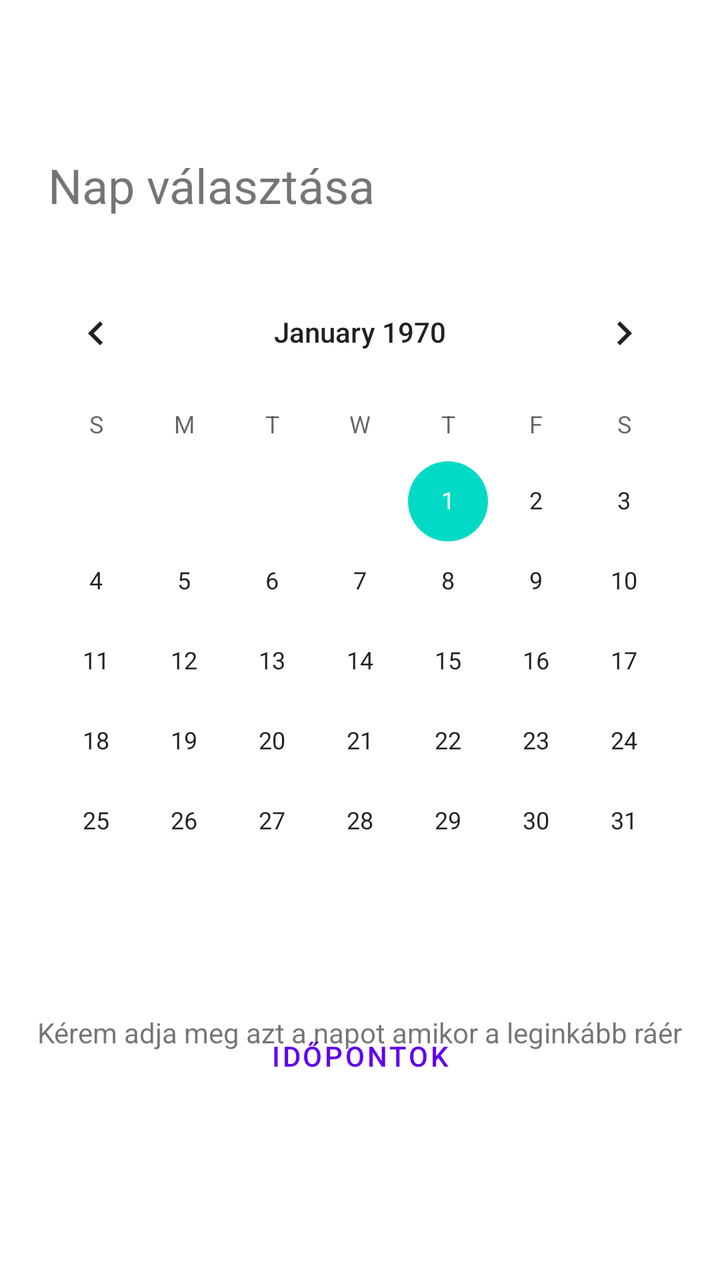
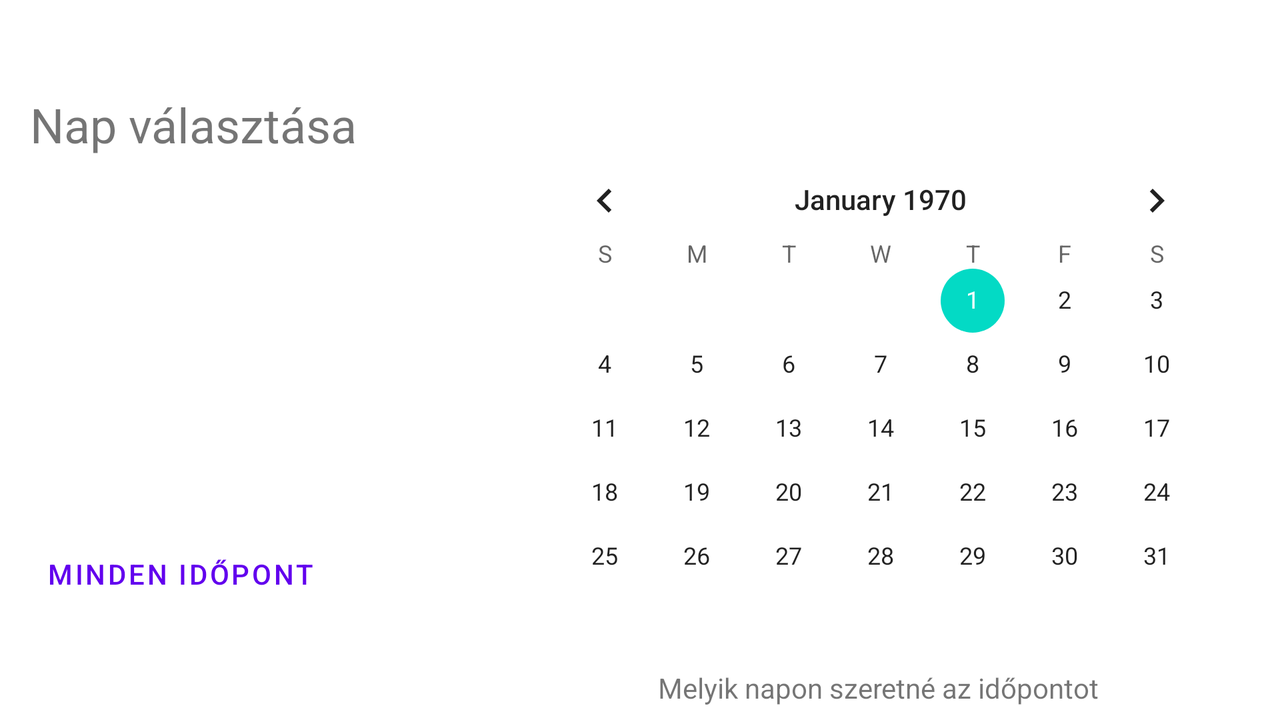

First picture: res/layout/ on a phone held upright. Second picture: the repository's own variant of that layout, on a device whose configuration matches the variant's folder. Source for both follows.
<!-- AndroidManifest.xml: application theme Theme.Okmanyiroda -->
<!-- res/layout/activity_date_picker.xml -->
<?xml version="1.0" encoding="utf-8"?>
<androidx.constraintlayout.widget.ConstraintLayout xmlns:android="http://schemas.android.com/apk/res/android"
    xmlns:app="http://schemas.android.com/apk/res-auto"
    xmlns:tools="http://schemas.android.com/tools"
    android:layout_width="match_parent"
    android:layout_height="match_parent"
    tools:context=".DatePickerActivity">

        <CalendarView
        android:id="@+id/calendarView"
        android:layout_width="wrap_content"
        android:layout_height="wrap_content"
        android:layout_marginTop="24dp"
        app:layout_constraintEnd_toEndOf="parent"
        app:layout_constraintStart_toStartOf="parent"
        app:layout_constraintTop_toBottomOf="@+id/textView2" />



    <TextView
        android:id="@+id/textView2"
        android:layout_width="wrap_content"
        android:layout_height="wrap_content"
        android:layout_marginStart="24dp"
        android:text="@string/chooseDay"
        android:textSize="24sp"
        app:layout_constraintStart_toStartOf="parent"
        app:layout_constraintTop_toBottomOf="@+id/textView.datePicker.title" />

    <TextView
        android:id="@+id/textView.datePicker.title"
        android:layout_width="0dp"
        android:layout_height="wrap_content"
        android:layout_marginTop="44dp"
        android:singleLine="false"
        android:text=" "
        android:textSize="24sp"
        app:layout_constraintEnd_toEndOf="parent"
        app:layout_constraintStart_toStartOf="@+id/textView2"
        app:layout_constraintTop_toTopOf="parent" />

    <Button
        android:id="@+id/button8"
        android:layout_width="wrap_content"
        android:layout_height="wrap_content"
        android:layout_marginBottom="88dp"
        android:text="@string/avalibeTimes"
        app:layout_constraintBottom_toBottomOf="parent"
        app:layout_constraintEnd_toEndOf="parent"
        app:layout_constraintStart_toStartOf="parent"
        style="?attr/borderlessButtonStyle"/>

    <TextView
        android:id="@+id/textView5"
        android:layout_width="wrap_content"
        android:layout_height="wrap_content"
        android:layout_marginTop="36dp"
        android:text="Kérem adja meg azt a napot amikor a leginkább ráér"
        android:textSize="14sp"
        app:layout_constraintEnd_toEndOf="parent"
        app:layout_constraintStart_toStartOf="parent"
        app:layout_constraintTop_toBottomOf="@+id/calendarView" />
</androidx.constraintlayout.widget.ConstraintLayout>
<!-- resources referenced by this layout -->
<resources>
  <string name="avalibeTimes">Időpontok</string>
  <string name="chooseDay">Nap választása</string>
  <style name="Theme.Okmanyiroda" parent="Theme.MaterialComponents.DayNight.DarkActionBar">
          
          <item name="colorPrimary">@color/purple_500</item>
          <item name="colorPrimaryVariant">@color/purple_700</item>
          <item name="colorOnPrimary">@color/white</item>
          
          <item name="colorSecondary">@color/teal_200</item>
          <item name="colorSecondaryVariant">@color/teal_700</item>
          <item name="colorOnSecondary">@color/black</item>
          
          <item name="android:statusBarColor" tools:targetApi="l">?attr/colorPrimaryVariant</item>
          
      </style>
</resources>
<!-- res/layout-land/activity_date_picker.xml (the repository's variant of the layout above) -->
<!-- drawn on the phone turned sideways -->
<?xml version="1.0" encoding="utf-8"?>
<androidx.constraintlayout.widget.ConstraintLayout xmlns:android="http://schemas.android.com/apk/res/android"
    xmlns:app="http://schemas.android.com/apk/res-auto"
    xmlns:tools="http://schemas.android.com/tools"
    android:layout_width="match_parent"
    android:layout_height="match_parent"
    tools:context=".DatePickerActivity">


    <CalendarView
        android:id="@+id/calendarView"
        android:layout_width="wrap_content"
        android:layout_height="wrap_content"
        app:layout_constraintBottom_toBottomOf="parent"
        app:layout_constraintEnd_toEndOf="parent"
        app:layout_constraintHorizontal_bias="0.822"
        app:layout_constraintStart_toEndOf="@+id/button8"
        app:layout_constraintTop_toBottomOf="@+id/textView.datePicker.title"
        app:layout_constraintVertical_bias="0.504" />

    <TextView
        android:id="@+id/textView2"
        android:layout_width="wrap_content"
        android:layout_height="wrap_content"
        android:text="@string/chooseDay"
        android:textSize="24sp"
        app:layout_constraintStart_toStartOf="@+id/textView.datePicker.title"
        app:layout_constraintTop_toBottomOf="@+id/textView.datePicker.title" />

    <TextView
        android:id="@+id/textView.datePicker.title"
        android:layout_width="0dp"
        android:layout_height="wrap_content"
        android:layout_marginLeft="15dp"
        android:singleLine="false"
        android:text=" "
        android:textSize="24sp"
        app:layout_constraintBottom_toBottomOf="parent"
        app:layout_constraintEnd_toEndOf="parent"
        app:layout_constraintStart_toStartOf="parent"
        app:layout_constraintTop_toTopOf="parent"
        app:layout_constraintVertical_bias="0.042" />

    <Button
        android:id="@+id/button8"
        style="?attr/borderlessButtonStyle"
        android:layout_width="wrap_content"
        android:layout_height="wrap_content"
        android:onClick="allAppointments"
        android:text="Minden időpont"
        app:layout_constraintBottom_toBottomOf="@+id/calendarView"
        app:layout_constraintStart_toStartOf="@+id/textView2"
        app:layout_constraintTop_toBottomOf="@+id/textView2"
        app:layout_constraintVertical_bias="0.924" />

    <TextView
        android:id="@+id/textView5"
        android:layout_width="wrap_content"
        android:layout_height="wrap_content"
        android:layout_marginTop="8dp"
        android:text="Melyik napon szeretné az időpontot"
        android:textSize="14sp"
        app:layout_constraintBottom_toBottomOf="parent"
        app:layout_constraintEnd_toEndOf="@+id/calendarView"
        app:layout_constraintHorizontal_bias="0.492"
        app:layout_constraintStart_toStartOf="@+id/calendarView"
        app:layout_constraintTop_toBottomOf="@+id/calendarView"
        app:layout_constraintVertical_bias="0.0" />
</androidx.constraintlayout.widget.ConstraintLayout>
<!-- resources referenced by the variant -->
<!-- as the phone turned sideways resolves them -->
<resources>
  <string name="chooseDay">Nap választása</string>
  <style name="Theme.Okmanyiroda" parent="Theme.MaterialComponents.DayNight.DarkActionBar">
          
          <item name="colorPrimary">@color/purple_500</item>
          <item name="colorPrimaryVariant">@color/purple_700</item>
          <item name="colorOnPrimary">@color/white</item>
          
          <item name="colorSecondary">@color/teal_200</item>
          <item name="colorSecondaryVariant">@color/teal_700</item>
          <item name="colorOnSecondary">@color/black</item>
          
          <item name="android:statusBarColor" tools:targetApi="l">?attr/colorPrimaryVariant</item>
          
      </style>
</resources>
